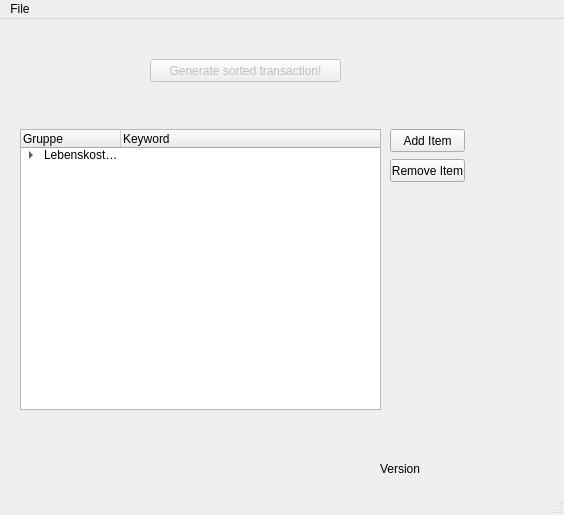
<?xml version="1.0" encoding="UTF-8"?>
<ui version="4.0">
 <class>MainWindow</class>
 <widget class="QMainWindow" name="MainWindow">
  <property name="geometry">
   <rect>
    <x>0</x>
    <y>0</y>
    <width>564</width>
    <height>515</height>
   </rect>
  </property>
  <property name="windowTitle">
   <string>SortTransaction</string>
  </property>
  <property name="unifiedTitleAndToolBarOnMac">
   <bool>false</bool>
  </property>
  <widget class="QWidget" name="centralwidget">
   <widget class="QPushButton" name="pushButton">
    <property name="enabled">
     <bool>false</bool>
    </property>
    <property name="geometry">
     <rect>
      <x>150</x>
      <y>40</y>
      <width>191</width>
      <height>23</height>
     </rect>
    </property>
    <property name="text">
     <string>Generate sorted transaction!</string>
    </property>
   </widget>
   <widget class="QLabel" name="label">
    <property name="geometry">
     <rect>
      <x>380</x>
      <y>440</y>
      <width>61</width>
      <height>20</height>
     </rect>
    </property>
    <property name="text">
     <string>Version</string>
    </property>
   </widget>
   <widget class="QTreeWidget" name="treeWidget">
    <property name="geometry">
     <rect>
      <x>20</x>
      <y>110</y>
      <width>361</width>
      <height>281</height>
     </rect>
    </property>
    <column>
     <property name="text">
      <string>Gruppe</string>
     </property>
    </column>
    <column>
     <property name="text">
      <string>Keyword</string>
     </property>
    </column>
    <item>
     <property name="text">
      <string>Lebenskosten</string>
     </property>
     <property name="text">
      <string/>
     </property>
     <item>
      <property name="text">
       <string>Einkaufen</string>
      </property>
      <property name="text">
       <string>Edeka</string>
      </property>
      <property name="flags">
       <set>ItemIsSelectable|ItemIsEditable|ItemIsDragEnabled|ItemIsDropEnabled|ItemIsUserCheckable|ItemIsEnabled</set>
      </property>
     </item>
    </item>
   </widget>
   <widget class="QPushButton" name="addButton">
    <property name="geometry">
     <rect>
      <x>390</x>
      <y>110</y>
      <width>75</width>
      <height>23</height>
     </rect>
    </property>
    <property name="text">
     <string>Add Item</string>
    </property>
   </widget>
   <widget class="QPushButton" name="removeButton">
    <property name="geometry">
     <rect>
      <x>390</x>
      <y>140</y>
      <width>75</width>
      <height>23</height>
     </rect>
    </property>
    <property name="text">
     <string>Remove Item</string>
    </property>
   </widget>
  </widget>
  <widget class="QMenuBar" name="menubar">
   <property name="geometry">
    <rect>
     <x>0</x>
     <y>0</y>
     <width>564</width>
     <height>21</height>
    </rect>
   </property>
   <widget class="QMenu" name="menuFile">
    <property name="title">
     <string>File</string>
    </property>
    <widget class="QMenu" name="menuOpen">
     <property name="title">
      <string>Open</string>
     </property>
     <addaction name="separator"/>
     <addaction name="actionTemplate"/>
     <addaction name="actionTransaction"/>
    </widget>
    <addaction name="menuOpen"/>
   </widget>
   <addaction name="menuFile"/>
  </widget>
  <widget class="QStatusBar" name="statusbar"/>
  <action name="actionTemplate">
   <property name="text">
    <string>Template</string>
   </property>
  </action>
  <action name="actionTransaction">
   <property name="text">
    <string>Transaction</string>
   </property>
  </action>
 </widget>
 <resources/>
 <connections/>
</ui>
